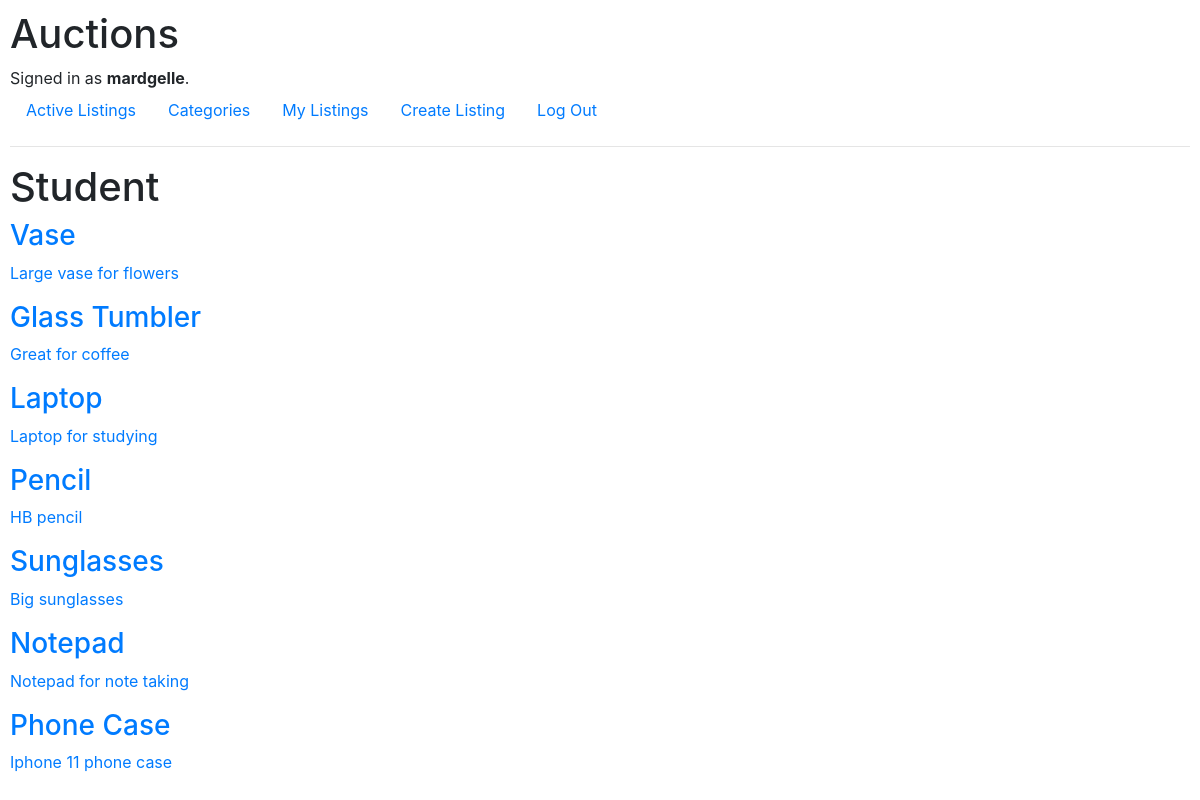
The page /view_category/3 (signed in) on the database its author committed.
### auctions/models.py (models this page shows, shortened)
class User(AbstractUser):
    pass

class Category(models.Model):
    title = models.CharField(max_length=64)
    def __str__(self):
        return f"{self.title}"

class Listing(models.Model):
    title = models.TextField()
    description = models.TextField()
    categories = models.ForeignKey('Category', related_name='listings', on_delete=models.CASCADE)
    price = models.DecimalField(max_digits=1000, decimal_places=2)
    user = models.ForeignKey(User, related_name='listings', on_delete=models.CASCADE)
    image = models.TextField(blank=True)

### auctions/views.py (the view)
# urls.py: path("view_category/<int:category_id>", views.view_category, name="view_category")
def view_category(request, category_id):
    category = Category.objects.get(id=category_id)
    listings = category.listings.all()
    return render(request, "auctions/view_category.html", {
        "category": category,
        "listings": listings
    })

### auctions/templates/auctions/view_category.html
{% extends "auctions/layout.html" %}
{% block body %}
  <h1>{{ category }}</h1>
  {% for listing in listings %}
    <a href="{% url 'view_listing' listing.id %}">
      <div>
        <h3>{{ listing.title }}</h3>
        <p>{{ listing.description }}</p>
      </div>
    </a>
  {% endfor %}
{% endblock %}

### auctions/templates/auctions/layout.html (shortened to what this page needs)
{% load static %}
<!DOCTYPE html>
<html lang="en">
    <head>
        <link rel="stylesheet" href="https://stackpath.bootstrapcdn.com/bootstrap/4.4.1/css/bootstrap.min.css">
        <link href="{% static 'auctions/styles.css' %}" rel="stylesheet">
    </head>
    <body>
        <h1>Auctions</h1>
        <div>
            {% if user.is_authenticated %}
                Signed in as <strong>{{ user.username }}</strong>.
            {% else %}
                Not signed in.
            {% endif %}
        </div>
        <ul class="nav">
            <li class="nav-item">
                <a class="nav-link" href="{% url 'index' %}">Active Listings</a>
            </li>
            <li class="nav-item">
              <a href="{% url 'categories'%}" class="nav-link">Categories</a>
            </li>
            {% if user.is_authenticated %}
                <li class="nav-item">
                  <a href="{% url 'my_listings' %}" class="nav-link">My Listings</a>
                </li>
                <li class="nav-item">
                  <a href="{% url 'new_listing' %}" class="nav-link">Create Listing</a>
                </li>
                <li class="nav-item">
                  <a class="nav-link" href="{% url 'logout' %}">Log Out</a>
                </li>
            {% endif %}
        </ul>
        <hr>
        {% block body %}
        {% endblock %}
    </body>
</html>

### auctions/static/auctions/styles.css (style rules this page uses)
body { padding: 10px; }

### rows shown on the page
User: username "mardgelle"
Category: title "Student"
Listing: title "Vase", description "Large vase for flowers"
Listing: title "Glass Tumbler", description "Great for coffee"
Listing: title "Laptop", description "Laptop for studying"
Listing: title "Pencil", description "HB pencil"
Listing: title "Sunglasses", description "Big sunglasses"
Listing: title "Notepad", description "Notepad for note taking"
Listing: title "Phone Case", description "Iphone 11 phone case"
